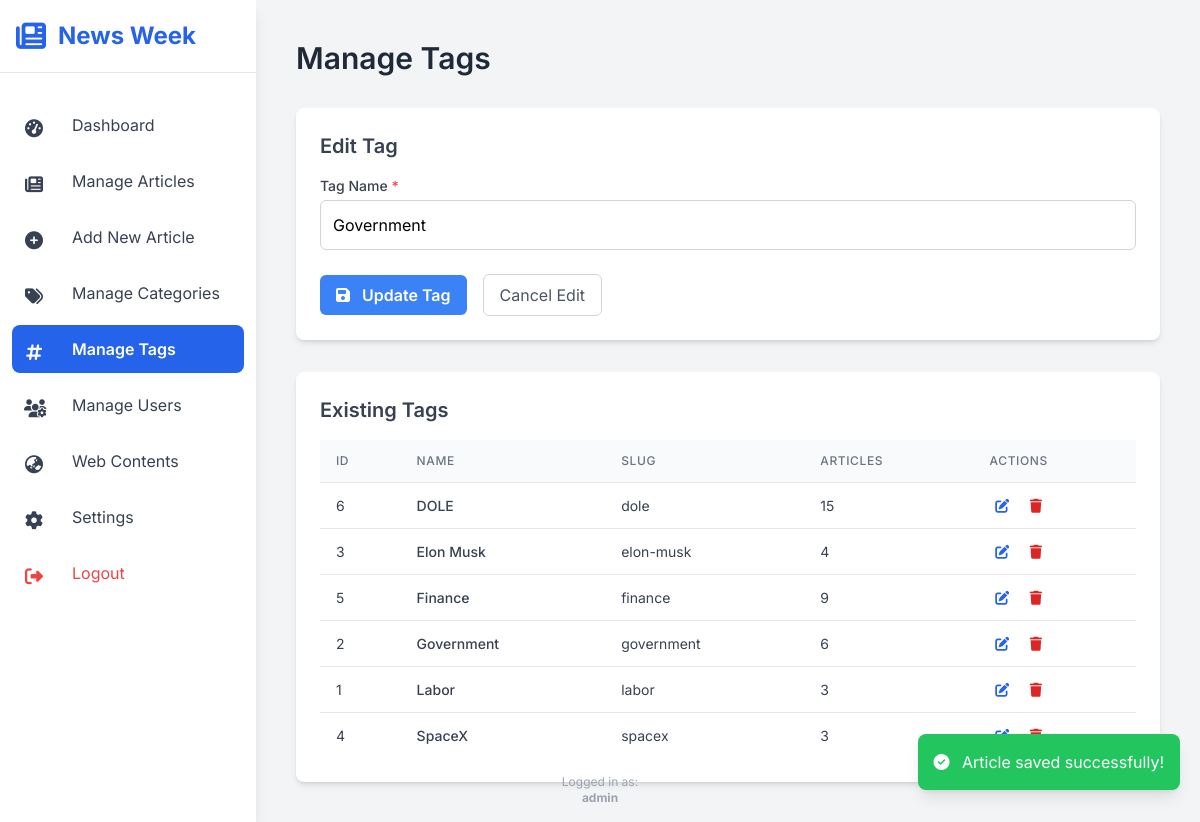
/admin/manage_tags.php?edit_id=2 (signed in), run on the app's committed database.
### tables this page shows
CREATE TABLE `tags` (
  `id` int(11) NOT NULL AUTO_INCREMENT,
  `name` varchar(50) NOT NULL,
  `slug` varchar(60) NOT NULL,
  `created_at` timestamp NOT NULL DEFAULT current_timestamp(),
  PRIMARY KEY (`id`),
  UNIQUE KEY `name` (`name`),
  UNIQUE KEY `slug` (`slug`)
);

### admin/includes/functions.php (called while the page is built, shortened)
<?php
function getAllTags(PDO $pdo): array {
    try {
        $stmt = $pdo->query("SELECT id, name, slug FROM tags ORDER BY name ASC");
        return $stmt->fetchAll(PDO::FETCH_ASSOC);
    } catch (PDOException $e) {
        error_log("Error in getAllTags: " . $e->getMessage());
        return [];
    }
}
?>

### admin/manage_tags.php (the view, shortened to what this page needs)
<?php
require_once __DIR__ . '/includes/db_connect.php';
require_once __DIR__ . '/includes/functions.php';
$tags = getAllTags($pdo);
$editingTag = null;
$editMode = false;
$formAction = "submit_tag.php?action=create_tag";
$formButtonText = "Add Tag";
$formTagName = "";
if (isset($_GET['edit_id']) && !empty($_GET['edit_id'])) {
    $editTagId = filter_var($_GET['edit_id'], FILTER_VALIDATE_INT);
    if ($editTagId) {
        foreach ($tags as $tag) {
            if ($tag['id'] == $editTagId) {
                $editingTag = $tag;
                break;
            }
        }
        if ($editingTag) {
            $editMode = true;
            $formAction = "submit_tag.php?action=update_tag&id=" . $editingTag['id'];
            $formButtonText = "Update Tag";
            $formTagName = $editingTag['name'];
        } else {
            header("location: manage_tags.php?status=error&msg=" . urlencode("Tag not found for editing."));
            exit;
        }
    }
}
?>
<!DOCTYPE html>
<html lang="en">
<head>
    <script src="https://cdn.tailwindcss.com"></script>
    <link rel="stylesheet" href="https://cdnjs.cloudflare.com/ajax/libs/font-awesome/6.5.1/css/all.min.css">
    <link rel="stylesheet" href="css/admin_style.css">
</head>
<body class="bg-gray-100">
    <div class="flex min-h-screen">
<?php require_once __DIR__ . '/includes/sidebar.php'; ?>
        <main class="flex-1 p-6 md:p-10 overflow-y-auto">
            <header class="mb-8">
                <h2 class="text-3xl font-semibold text-gray-800">Manage Tags</h2>
            </header>
            <section class="bg-white p-6 rounded-lg shadow-md mb-8">
                <h3 class="text-xl font-semibold text-gray-700 mb-4"><?php echo $editMode ? 'Edit Tag' : 'Add New Tag'; ?></h3>
                <form id="tagForm" action="<?php echo $formAction; ?>" method="POST">
                    <div class="mb-6">
                        <label for="tag_name" class="block text-sm font-medium text-gray-700 mb-1">Tag Name <span class="text-red-500">*</span></label>
                        <input type="text" name="tag_name" id="tag_name" value="<?php echo htmlspecialchars($formTagName); ?>" required
                               class="w-full p-3 border border-gray-300 rounded-md focus:outline-none focus:ring-2 focus:ring-blue-500">
                    </div>
                    <div class="flex items-center">
                        <button type="submit" id="submitTagBtn"
                                class="bg-blue-500 hover:bg-blue-600 text-white font-semibold py-2 px-4 rounded-md focus:outline-none focus:ring-2 focus:ring-blue-500 focus:ring-offset-2 transition duration-150 ease-in-out">
                            <i class="fas <?php echo $editMode ? 'fa-save' : 'fa-plus'; ?> mr-2"></i> <?php echo $formButtonText; ?>
                        </button>
                        <?php if ($editMode): ?>
                            <a href="manage_tags.php" class="ml-4 text-gray-600 hover:text-gray-800 py-2 px-4 rounded-md border border-gray-300 hover:bg-gray-50 transition">
                                Cancel Edit
                            </a>
                        <?php endif; ?>
                    </div>
                </form>
            </section>
            <section class="bg-white p-6 rounded-lg shadow-md">
                <h3 class="text-xl font-semibold text-gray-700 mb-4">Existing Tags</h3>
                <div class="overflow-x-auto">
                    <table class="min-w-full divide-y divide-gray-200 table">
                        <thead>
                            <tr>
                                <th scope="col">ID</th>
                                <th scope="col">Name</th>
                                <th scope="col">Slug</th>
                                <th scope="col">Articles</th>
                                <th scope="col">Actions</th>
                            </tr>
                        </thead>
                        <tbody class="divide-y divide-gray-200">
                            <?php if (!empty($tags)): ?>
                                <?php foreach ($tags as $tag): ?>
                                <tr>
                                    <td class="text-gray-500"><?php echo $tag['id']; ?></td>
                                    <td class="font-medium text-gray-900"><?php echo htmlspecialchars($tag['name']); ?></td>
                                    <td><?php echo htmlspecialchars($tag['slug']); ?></td>
                                    <td>
                                        <?php
                                        echo rand(0,15);
                                        ?>
                                    </td>
                                    <td class="space-x-1">
                                        <a href="manage_tags.php?edit_id=<?php echo $tag['id']; ?>" class="text-blue-600 hover:text-blue-900 p-1" title="Edit Tag">
                                            <i class="fas fa-edit fa-fw"></i>
                                        </a>
                                        <a href="#" onclick="confirmDeleteTag('<?php echo $tag['id']; ?>', '<?php echo htmlspecialchars(addslashes($tag['name']), ENT_QUOTES); ?>'); return false;" class="text-red-600 hover:text-red-900 p-1" title="Delete Tag">
                                            <i class="fas fa-trash fa-fw"></i>
                                        </a>
                                    </td>
                                </tr>
                                <?php endforeach; ?>
                            <?php endif; ?>
                        </tbody>
                    </table>
                </div>
            </section>
        </main>
    </div>
</body>
</html>

### admin/css/admin_style.css (style rules this page uses)
body { font-family: 'Inter', sans-serif; -webkit-font-smoothing: antialiased; -moz-osx-font-smoothing: grayscale; }
.table th { padding: 0.75rem 1rem; text-align: left; font-size: 0.75rem; font-weight: 500; color: #6B7280; text-transform: uppercase; letter-spacing: 0.05em; background-color: #F9FAFB; }
.table td { padding: 0.75rem 1rem; white-space: nowrap; font-size: 0.875rem; color: #374151; background-color: white; }
input[type="text"], input[type="password"], input[type="email"], input[type="url"], input[type="file"], select, textarea { transition: border-color 0.2s ease-in-out, box-shadow 0.2s ease-in-out; }

### admin/manage_tags.php (style rules this page uses)
body { font-family: 'Inter', sans-serif; }
.table th { @apply px-4 py-3 text-left text-xs font-medium text-gray-500 uppercase tracking-wider bg-gray-50; }
.table td { @apply px-4 py-3 text-sm text-gray-700 bg-white whitespace-nowrap; }

### data on the page
tags: tag_name "Government", id "2", name "Government", slug "government"
tags: id "6", name "DOLE", slug "dole"
tags: id "3", name "Elon Musk", slug "elon-musk"
tags: id "5", name "Finance", slug "finance"
tags: id "1", name "Labor", slug "labor"
tags: id "4", name "SpaceX", slug "spacex"

### other printed values
$currentAdminUsername "admin"
$formButtonText "Update Tag"
